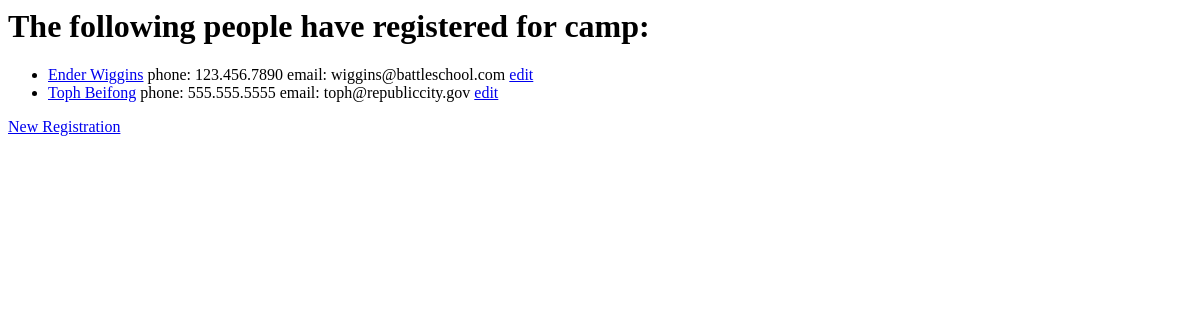
/, run on an earlier commit of the app's database.
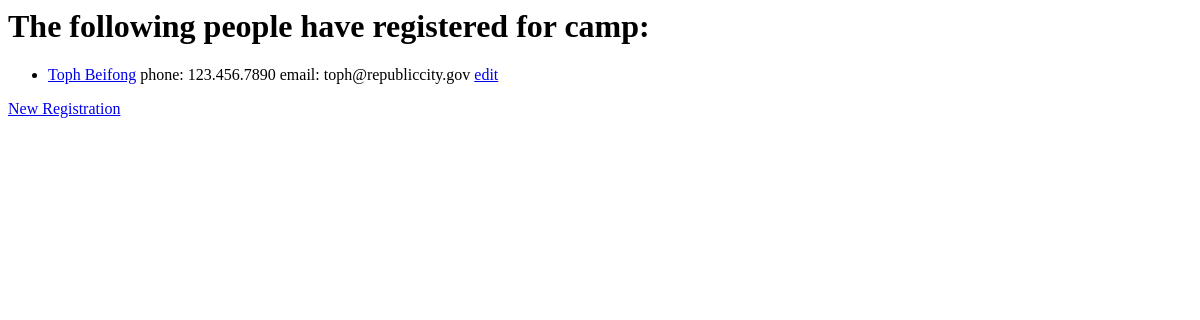
And on a later commit of the database.
### my_app/models.py (models this page shows, shortened)
class Registrant(models.Model):
    first_name = models.CharField(max_length=50)
    last_name = models.CharField(max_length=50)
    email = models.EmailField()
    phone = models.CharField(max_length=15)  # will create validation later
    total_owed = models.DecimalField(max_digits=20, decimal_places=4, default=0)
    total_paid = models.DecimalField(max_digits=20, decimal_places=4, default=0)
    def __str__(self):
        return self.first_name + " " + self.last_name

### my_app/views.py (the view)
# urls.py: url(r'^$', views.index, name='index'),
def index(request):
    registrants_list = Registrant.objects.order_by("-last_name")[:]
    template = loader.get_template('seabeck_draft/index.html')
    context = RequestContext(request, {'registrants_list': registrants_list})
    return HttpResponse(template.render(context))

### my_app/templates/seabeck_draft/index.html
<h1>The following people have registered for camp:</h1>
{%  if registrants_list %}
    <ul>
    {%  for registrant in registrants_list %}
        <li><a href="/detail/{{ registrant.id }}">{{ registrant }}</a>
            phone: {{ registrant.phone }}
            email: {{ registrant.email }}
        <a href="/edit_registrant/{{ registrant.id }}">edit</a>
        </li>
    {%  endfor %}
    </ul>
{% else %}
    <p>No one has registered. </p>
{% endif %}
<a href="new_registrant.html">New Registration</a>

What changed in the data, as far as the page shows it:
removed Registrant: first_name+last_name "Ender Wiggins", phone "123.456.7890", email "wiggins@battleschool.com"
changed Registrant "Toph Beifong": phone "555.555.5555" → "123.456.7890"
